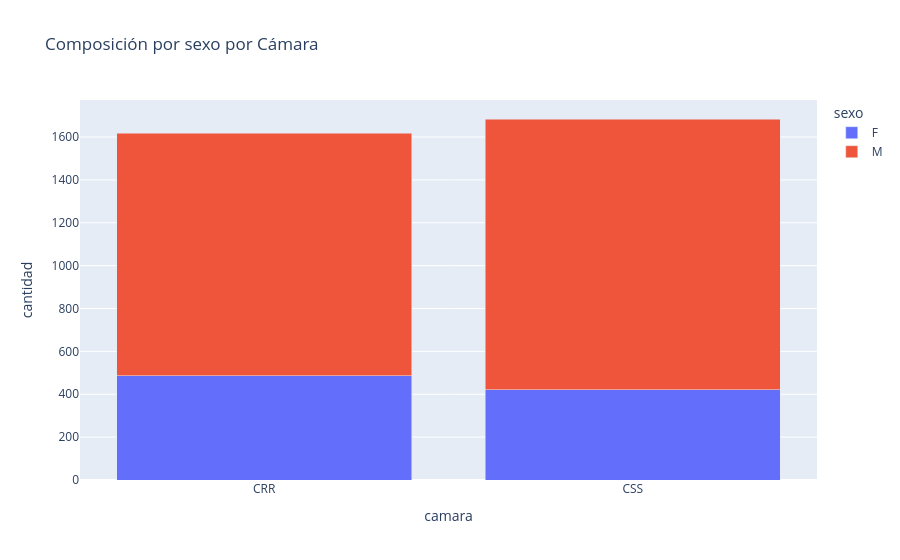

Source (notebook cell):
### Code cell
df_agg = df_legis.groupby(["camara","sexo"]).size().reset_index(name="cantidad")

px.bar(
    df_agg,
    x="camara",
    y="cantidad",
    color="sexo",
    barmode="stack",
    title="Composición por sexo por Cámara"
)

### Figure 1 — Plotly figure (JSON) as saved in the notebook; plotly's stock layout.template omitted (floating-point values rounded to 4 significant figures)
{"data": [{"hovertemplate": "sexo=F<br>camara=%{x}<br>cantidad=%{y}<extra></extra>", "legendgroup": "F", "marker": {"color": "#636efa", "pattern": {"shape": ""}}, "name": "F", "orientation": "v", "showlegend": true, "textposition": "auto", "type": "bar", "x": ["CRR", "CSS"], "xaxis": "x", "y": [487, 421], "yaxis": "y"}, {"hovertemplate": "sexo=M<br>camara=%{x}<br>cantidad=%{y}<extra></extra>", "legendgroup": "M", "marker": {"color": "#EF553B", "pattern": {"shape": ""}}, "name": "M", "orientation": "v", "showlegend": true, "textposition": "auto", "type": "bar", "x": ["CRR", "CSS"], "xaxis": "x", "y": [1130, 1263], "yaxis": "y"}], "layout": {"barmode": "stack", "legend": {"title": {"text": "sexo"}, "tracegroupgap": 0}, "title": {"text": "Composición por sexo por Cámara"}, "xaxis": {"anchor": "y", "domain": [0, 1], "title": {"text": "camara"}}, "yaxis": {"anchor": "x", "domain": [0, 1], "title": {"text": "cantidad"}}}}
